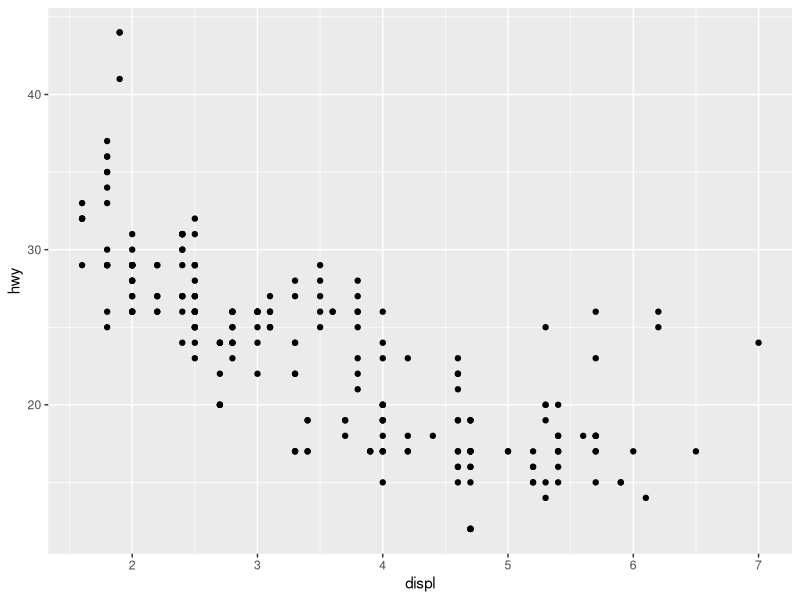
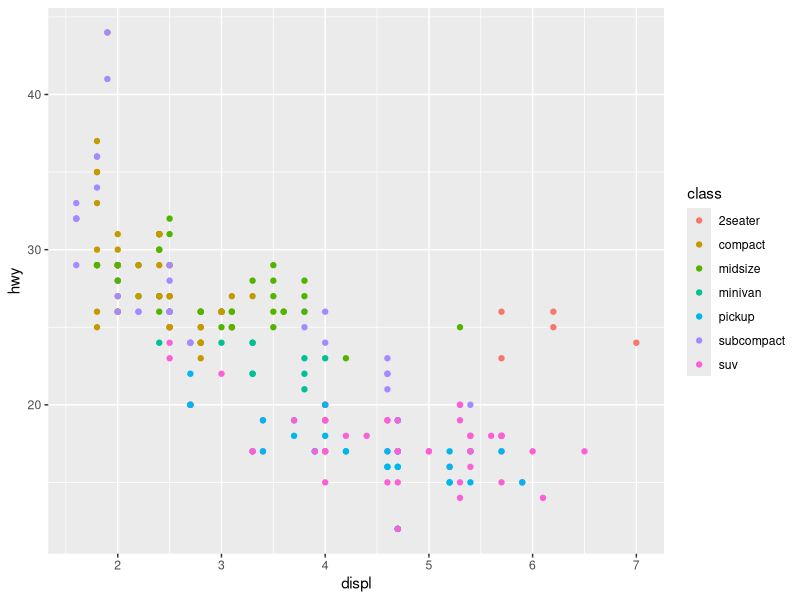
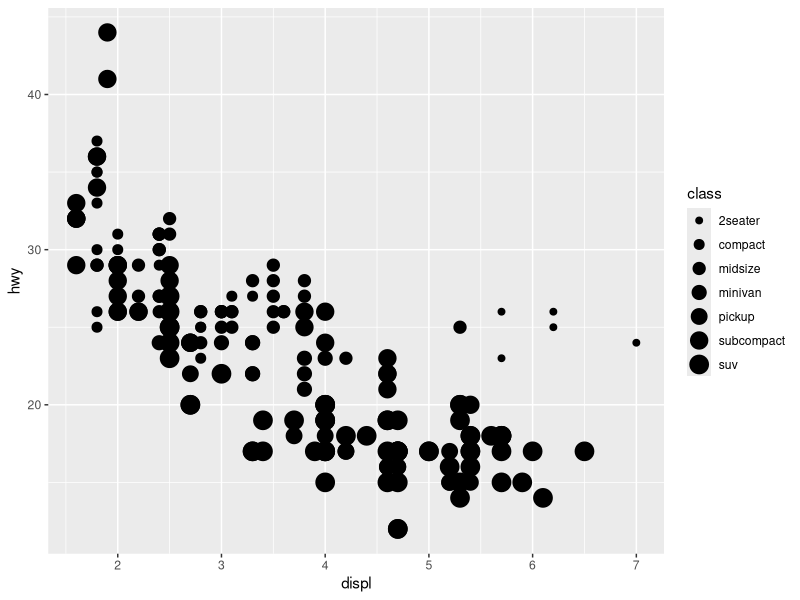
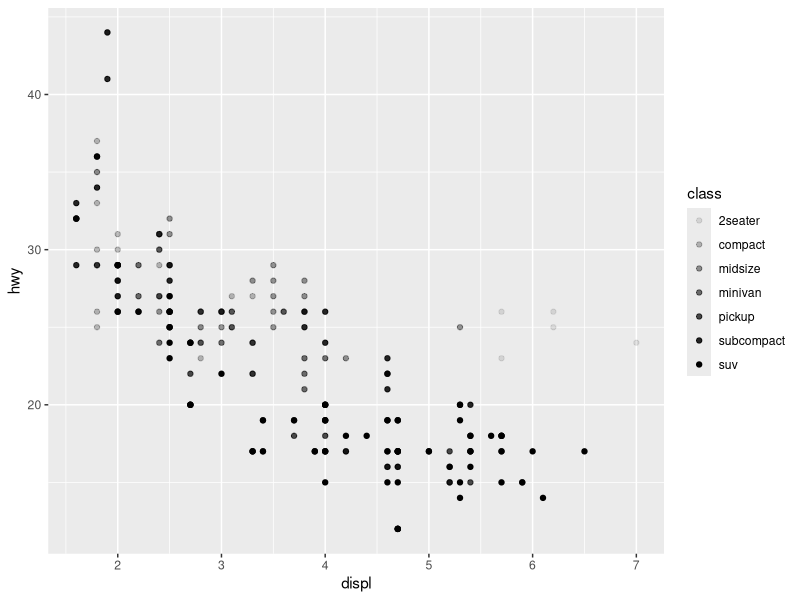
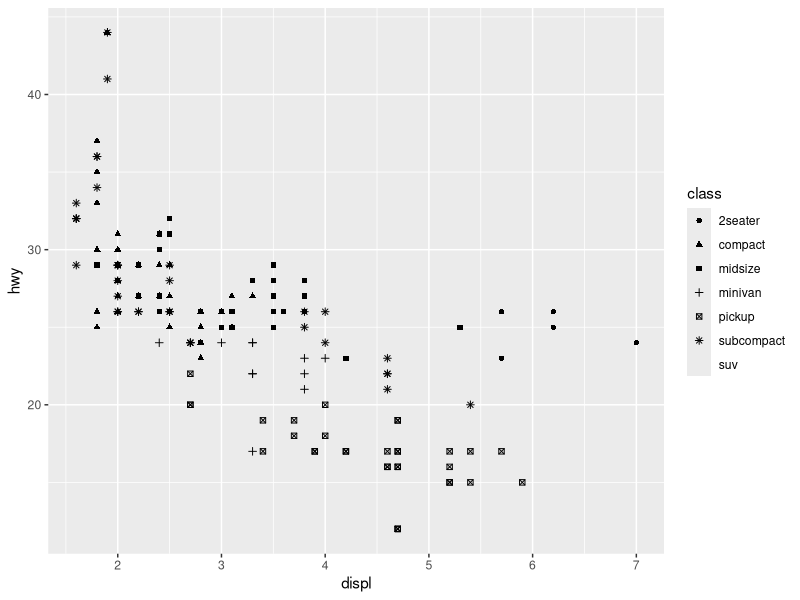
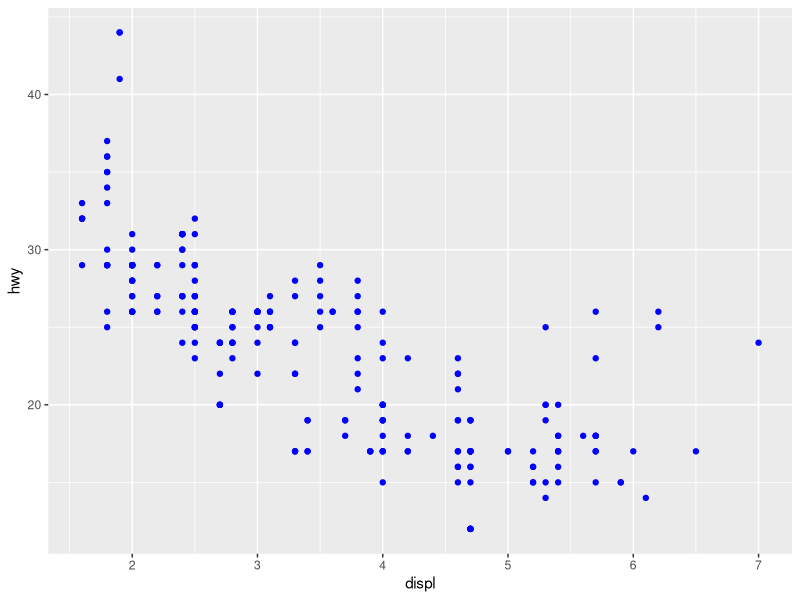
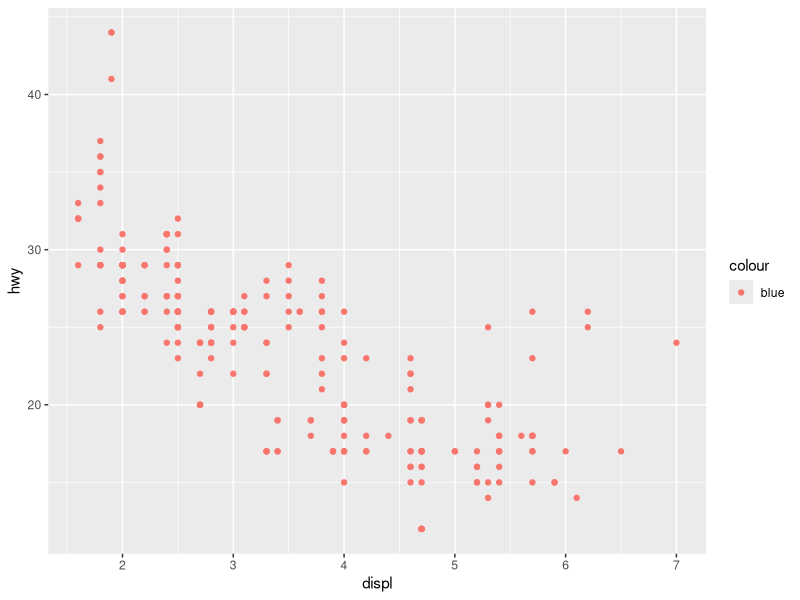

These figures' R source, in order:
## ---- chunk 1
library(knitr)
opts_knit$set(root.dir = "../")
opts_chunk$set(echo=TRUE, collapse=TRUE)
## ---- chunk 2
library(tidyverse)
## ---- chunk 3
mpg
## ---- chunk 4
ggplot(data = mpg) + 
  geom_point(mapping = aes(x = displ, y = hwy))
## ---- chunk 5
ggplot(data = mpg) + 
  geom_point(mapping = aes(x = displ, y = hwy, color = class))
## ---- chunk 6
ggplot(data = mpg) + 
  geom_point(mapping = aes(x = displ, y = hwy, size = class))
## ---- chunk 7
ggplot(data = mpg) + 
  geom_point(mapping = aes(x = displ, y = hwy, alpha = class))
## ---- chunk 8
ggplot(data = mpg) + 
  geom_point(mapping = aes(x = displ, y = hwy, shape = class))
## ---- chunk 9
ggplot(data = mpg) + 
  geom_point(mapping = aes(x = displ, y = hwy), color = "blue")
## ---- chunk 10
ggplot(data = mpg) + 
  geom_point(mapping = aes(x = displ, y = hwy, color = "blue"))
